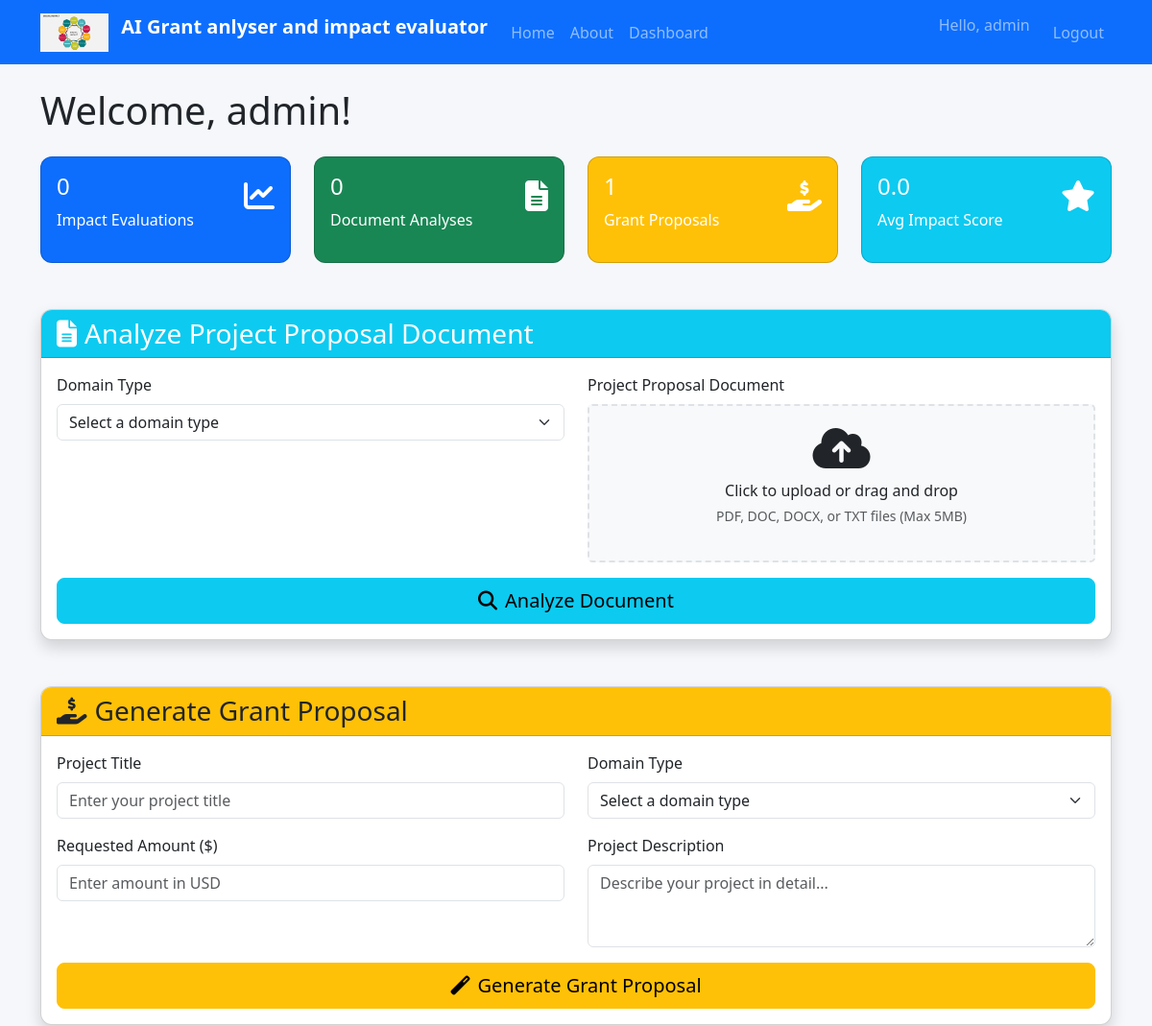
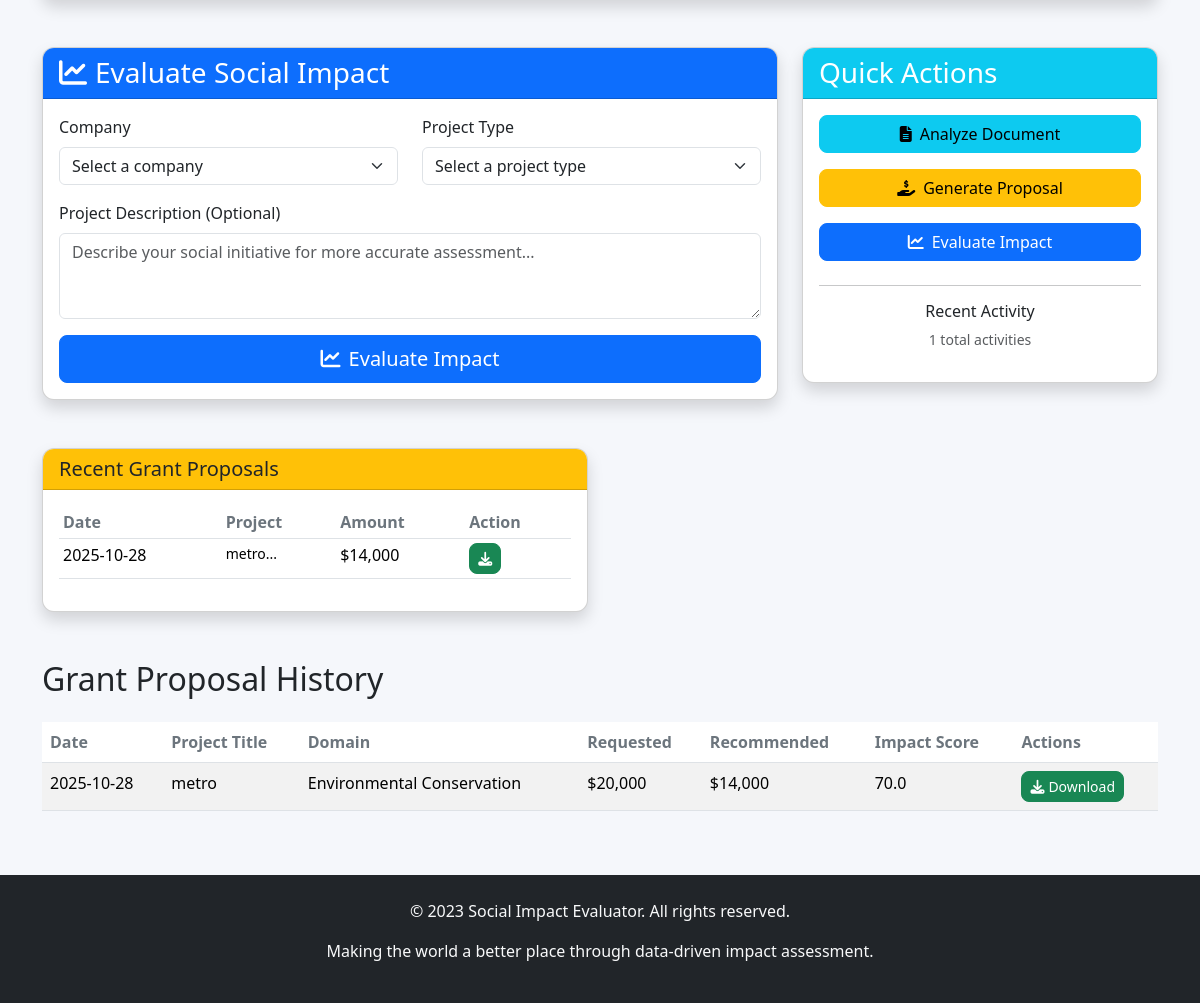
The app's page /dashboard (signed in) with its own data (2 pictures, top to bottom).
### tables this page shows
CREATE TABLE grant_proposals (
            id INTEGER PRIMARY KEY AUTOINCREMENT,
            user_id INTEGER NOT NULL,
            project_title TEXT NOT NULL,
            domain_type TEXT NOT NULL,
            requested_amount REAL NOT NULL,
            grant_amount REAL,
            impact_score REAL,
            project_description TEXT,
            executive_summary TEXT,
            objectives TEXT,
            methodology TEXT,
            budget_breakdown TEXT,
            timeline TEXT,
            expected_outcomes TEXT,
            created_at TIMESTAMP DEFAULT CURRENT_TIMESTAMP,
            FOREIGN KEY (user_id) REFERENCES users (id)
        );

### app.py (the view)
@app.route('/dashboard')
def dashboard():
    if 'user_id' not in session:
        return redirect(url_for('login'))
    predictions = get_user_predictions(session['user_id'])
    file_analyses = get_user_file_analyses(session['user_id'])
    grant_proposals = get_user_grant_proposals(session['user_id'])
    return render_template('dashboard.html',
                         username=session['username'],
                         predictions=predictions,
                         file_analyses=file_analyses,
                         grant_proposals=grant_proposals,
                         companies=COMPANIES,
                         project_types=PROJECT_TYPES)

### templates/dashboard.html (shortened to what this page needs)
{% extends "base.html" %}
{% block content %}
<h1 class="mb-4">Welcome, {{ username }}!</h1>
<div class="row mb-4">
    <div class="col-md-3">
        <div class="card text-white bg-primary">
            <div class="card-body">
                <div class="d-flex justify-content-between">
                    <div>
                        <h4>{{ predictions|length }}</h4>
                        <p>Impact Evaluations</p>
                    </div>
                    <div class="feature-icon">
                        <i class="fas fa-chart-line"></i>
                    </div>
                </div>
            </div>
        </div>
    </div>
    <div class="col-md-3">
        <div class="card text-white bg-success">
            <div class="card-body">
                <div class="d-flex justify-content-between">
                    <div>
                        <h4>{{ file_analyses|length }}</h4>
                        <p>Document Analyses</p>
                    </div>
                    <div class="feature-icon">
                        <i class="fas fa-file-alt"></i>
                    </div>
                </div>
            </div>
        </div>
    </div>
    <div class="col-md-3">
        <div class="card text-white bg-warning">
            <div class="card-body">
                <div class="d-flex justify-content-between">
                    <div>
                        <h4>{{ grant_proposals|length }}</h4>
                        <p>Grant Proposals</p>
                    </div>
                    <div class="feature-icon">
                        <i class="fas fa-hand-holding-usd"></i>
                    </div>
                </div>
            </div>
        </div>
    </div>
    <div class="col-md-3">
        <div class="card text-white bg-info">
            <div class="card-body">
                <div class="d-flex justify-content-between">
                    <div>
                        <h4>
                            {% if predictions %}
                            {{ "%.1f" | format(predictions[0].total_impact_score) }}
                            {% else %}
                            0.0
                            {% endif %}
                        </h4>
                        <p>Avg Impact Score</p>
                    </div>
                    <div class="feature-icon">
                        <i class="fas fa-star"></i>
                    </div>
                </div>
            </div>
        </div>
    </div>
</div>
<div class="row mt-5">
    <div class="col-12">
        <div class="card shadow">
            <div class="card-header bg-info text-white">
                <h3 class="card-title mb-0"><i class="fas fa-file-alt me-2"></i>Analyze Project Proposal Document</h3>
            </div>
            <div class="card-body">
                <form id="file-analysis-form" enctype="multipart/form-data">
                    <div class="row mb-3">
                        <div class="col-md-6">
                            <label for="domain-type" class="form-label">Domain Type</label>
                            <select class="form-select" id="domain-type" name="domain_type" required>
                                <option value="">Select a domain type</option>
                            </select>
                        </div>
                        <div class="col-md-6">
                            <label for="file" class="form-label">Project Proposal Document</label>
                            <div class="file-upload-area" id="file-upload-area">
                                <i class="fas fa-cloud-upload-alt fa-3x mb-2"></i>
                                <p class="mb-1">Click to upload or drag and drop</p>
                                <p class="small text-muted">PDF, DOC, DOCX, or TXT files (Max 5MB)</p>
                            </div>
                        </div>
                    </div>
                    <div class="d-grid">
                        <button type="submit" class="btn btn-info btn-lg" id="analyze-btn">
                            <i class="fas fa-search me-2"></i>Analyze Document
                        </button>
                    </div>
                </form>
            </div>
        </div>
    </div>
</div>
<div class="row mt-5">
    <div class="col-12">
        <div class="card shadow">
            <div class="card-header bg-warning text-dark">
                <h3 class="card-title mb-0"><i class="fas fa-hand-holding-usd me-2"></i>Generate Grant Proposal</h3>
            </div>
            <div class="card-body">
                <form id="grant-proposal-form">
                    <div class="row mb-3">
                        <div class="col-md-6">
                            <label for="project-title" class="form-label">Project Title</label>
                            <input type="text" class="form-control" id="project-title" name="project_title" required placeholder="Enter your project title">
                        </div>
                        <div class="col-md-6">
                            <label for="grant-domain-type" class="form-label">Domain Type</label>
                            <select class="form-select" id="grant-domain-type" name="domain_type" required>
                                <option value="">Select a domain type</option>
                            </select>
                        </div>
                    </div>
                    <div class="row mb-3">
                        <div class="col-md-6">
                            <label for="requested-amount" class="form-label">Requested Amount ($)</label>
                            <input type="number" class="form-control" id="requested-amount" name="requested_amount" min="1000" step="1000" required placeholder="Enter amount in USD">
                        </div>
                        <div class="col-md-6">
                            <label for="project-description" class="form-label">Project Description</label>
                            <textarea class="form-control" id="project-description" name="project_description" rows="3" required placeholder="Describe your project in detail..."></textarea>
                        </div>
                    </div>
                    <div class="d-grid">
                        <button type="submit" class="btn btn-warning btn-lg">
                            <i class="fas fa-magic me-2"></i>Generate Grant Proposal
                        </button>
                    </div>
                </form>
            </div>
        </div>
    </div>
</div>
<div class="row mb-5 mt-5">
    <div class="col-md-8">
        <div class="card shadow">
            <div class="card-header bg-primary text-white">
                <h3 class="card-title mb-0"><i class="fas fa-chart-line me-2"></i>Evaluate Social Impact</h3>
            </div>
            <div class="card-body">
                <form id="prediction-form">
                    <div class="row mb-3">
                        <div class="col-md-6">
                            <label for="company" class="form-label">Company</label>
                            <select class="form-select" id="company" required>
                                <option value="">Select a company</option>
                            </select>
                        </div>
                        <div class="col-md-6">
                            <label for="project-type" class="form-label">Project Type</label>
                            <select class="form-select" id="project-type" required>
                                <option value="">Select a project type</option>
                            </select>
                        </div>
                    </div>
                    <div class="mb-3">
                        <label for="description" class="form-label">Project Description (Optional)</label>
                        <textarea class="form-control" id="description" rows="3" placeholder="Describe your social initiative for more accurate assessment..."></textarea>
                    </div>
                    <div class="d-grid">
                        <button type="submit" class="btn btn-primary btn-lg">
                            <i class="fas fa-chart-line me-2"></i>Evaluate Impact
                        </button>
                    </div>
                </form>
            </div>
        </div>
    </div>
    <div class="col-md-4">
        <div class="card shadow">
            <div class="card-header bg-info text-white">
                <h3 class="card-title mb-0">Quick Actions</h3>
            </div>
            <div class="card-body">
                <div class="d-grid gap-2">
                    <a href="#file-analysis-form" class="btn btn-info mb-2">
                        <i class="fas fa-file-alt me-2"></i>Analyze Document
                    </a>
                    <a href="#grant-proposal-form" class="btn btn-warning mb-2">
                        <i class="fas fa-hand-holding-usd me-2"></i>Generate Proposal
                    </a>
                    <a href="#prediction-form" class="btn btn-primary mb-2">
                        <i class="fas fa-chart-line me-2"></i>Evaluate Impact
                    </a>
                </div>
                <hr>
                <div class="text-center">
                    <h6>Recent Activity</h6>
                    <p class="small text-muted">
                        {% if predictions or file_analyses or grant_proposals %}
                        {{ (predictions|length + file_analyses|length + grant_proposals|length) }} total activities
                        {% else %}
                        No activities yet
                        {% endif %}
                    </p>
                </div>
            </div>
        </div>
    </div>
</div>
<div class="row mt-5">
    {% if grant_proposals %}
    <div class="col-md-6">
        <div class="card shadow">
            <div class="card-header bg-warning text-dark">
                <h5 class="card-title mb-0">Recent Grant Proposals</h5>
            </div>
            <div class="card-body">
                <div class="table-responsive">
                    <table class="table table-sm">
                        <thead>
                            <tr>
                                <th>Date</th>
                                <th>Project</th>
                                <th>Amount</th>
                                <th>Action</th>
                            </tr>
                        </thead>
                        <tbody>
                            {% for proposal in grant_proposals[:3] %}
                            <tr>
                                <td>{{ proposal.created_at[:10] }}</td>
                                <td class="small">{{ proposal.project_title[:20] }}...</td>
                                <td>${{ "{:,.0f}".format(proposal.grant_amount) }}</td>
                                <td>
                                    <a href="{{ url_for('download_proposal', proposal_id=proposal.id) }}" class="btn btn-sm btn-success">
                                        <i class="fas fa-download"></i>
                                    </a>
                                </td>
                            </tr>
                            {% endfor %}
                        </tbody>
                    </table>
                </div>
            </div>
        </div>
    </div>
    {% endif %}
</div>
{% if grant_proposals %}
<div class="mt-5">
    <h2 class="mb-4">Grant Proposal History</h2>
    <div class="table-responsive">
        <table class="table table-striped">
            <thead>
                <tr>
                    <th>Date</th>
                    <th>Project Title</th>
                    <th>Domain</th>
                    <th>Requested</th>
                    <th>Recommended</th>
                    <th>Impact Score</th>
                    <th>Actions</th>
                </tr>
            </thead>
            <tbody>
                {% for proposal in grant_proposals %}
                <tr>
                    <td>{{ proposal.created_at[:10] }}</td>
                    <td>{{ proposal.project_title }}</td>
                    <td>{{ proposal.domain_type }}</td>
                    <td>${{ "{:,.0f}".format(proposal.requested_amount) }}</td>
                    <td>${{ "{:,.0f}".format(proposal.grant_amount) }}</td>
                    <td>{{ "%.1f" | format(proposal.impact_score) }}</td>
                    <td>
                        <a href="{{ url_for('download_proposal', proposal_id=proposal.id) }}" class="btn btn-sm btn-success">
                            <i class="fas fa-download me-1"></i>Download
                        </a>
                    </td>
                </tr>
                {% endfor %}
            </tbody>
        </table>
    </div>
</div>
{% endif %}
{% endblock %}

### templates/base.html (shortened to what this page needs)
<!DOCTYPE html>
<html lang="en">
<head>
    <link href="https://cdn.jsdelivr.net/npm/bootstrap@5.3.2/dist/css/bootstrap.min.css" rel="stylesheet">
    <link rel="stylesheet" href="https://cdnjs.cloudflare.com/ajax/libs/font-awesome/6.4.2/css/all.min.css">
    <link rel="stylesheet" href="{{ url_for('static', filename='css/style.css') }}">
</head>
<body>
    <nav class="navbar navbar-expand-lg navbar-dark bg-primary">
        <div class="container">
            <a class="navbar-brand" href="{{ url_for('index') }}">
                <img src="{{ url_for('static', filename='images/logo.png') }}" alt="Logo" height="40" class="d-inline-block align-text-top me-2">
                AI Grant anlyser and impact evaluator
            </a>
            <div class="collapse navbar-collapse" id="navbarNav">
                <ul class="navbar-nav me-auto">
                    <li class="nav-item">
                        <a class="nav-link" href="{{ url_for('index') }}">Home</a>
                    </li>
                    <li class="nav-item">
                        <a class="nav-link" href="{{ url_for('about') }}">About</a>
                    </li>
                    {% if 'user_id' in session %}
                    <li class="nav-item">
                        <a class="nav-link" href="{{ url_for('dashboard') }}">Dashboard</a>
                    </li>
                    {% endif %}
                </ul>
                <ul class="navbar-nav">
                    {% if 'user_id' in session %}
                    <li class="nav-item">
                        <span class="navbar-text me-3">Hello, {{ session.username }}</span>
                    </li>
                    <li class="nav-item">
                        <a class="nav-link" href="{{ url_for('logout') }}">Logout</a>
                    </li>
                    {% endif %}
                </ul>
            </div>
        </div>
    </nav>
    <div class="container mt-4">
        {% block content %}{% endblock %}
    </div>
    <footer class="bg-dark text-light text-center py-4 mt-5">
        <div class="container">
            <p>&copy; 2023 Social Impact Evaluator. All rights reserved.</p>
            <p>Making the world a better place through data-driven impact assessment.</p>
        </div>
    </footer>
</body>
</html>

### records on screen
grant_proposals: created_at "2025-10-28", project_title "metro", grant_amount "14,000", domain_type "Environmental Conservation", requested_amount "20,000", impact_score "70.0"

### other values on screen
{{ session.username }} "admin"
{{ username }} "admin"
{{ predictions|length }} "0"
{{ file_analyses|length }} "0"
{{ grant_proposals|length }} "1"
{{ (predictions|length + file_analyses|length + grant_proposals|length) }} "1"
